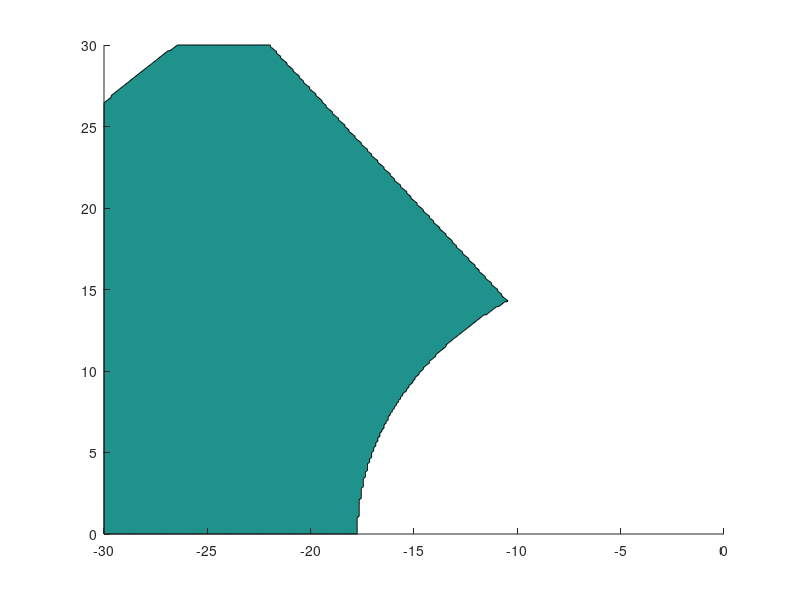

MATLAB code for this plot: (Note: this script raises an error after producing the figure.)
% ------------------------------------------------------
%    pole placement plot - designation (PD-controller)
% ------------------------------------------------------
close all; clear; clc;

Km = 13.55;  % [deg/(s^2*V)]
Pm = 14.06;  % [rad/s or 1/s]

% Design parameter --- PD-controller
Wc = 32;  % [rad/s] <================================ MODIFY
Zc = 0.7;  % [-] <================================ MODIFY

Kp = Wc^2 / Km ;       % unit: [rad/s]
Kd = (2*Zc*Wc - Pm) / Km ;  % unit: [-] dimensionless

% transfer function
s = tf('s');
Gm = Km / (s + Pm);    % input: omega_c [deg/s], output: omega [deg/s]
% Gc = Kp + Kd * s ;
Go_vel = Kp*Gm / (1 + Kd*Gm) * (1/s);
Go_vel = minreal(Go_vel);
Gcl = minreal(Go_vel / (1 + Go_vel));

% --------------------------------- pz map -----------------------------------------
[p_Gm, z_Gm] = pzmap(Gm);
[p_Gcl, z_Gcl] = pzmap(Gcl);
real_pGcl = real(p_Gcl(1)); imag_pGcl = imag(p_Gcl(1)); % bc of complex conjugated poles
real_pGm = real(p_Gm(1)); imag_pGm = imag(p_Gm(1)); % bc of complex conjugated poles

% spec: %OS < 10[%]
Z10 = 0.5912;
TR_spec = 0.1;   % rise time spec [s]
Wc_min = (1 - 0.4167*Z10 + 2.917*Z10^2) / TR_spec;  % = 17.73
wc_max = 40;

% 7. 원하는 Zc, Wc 입력 → pole 위치 표시
Zc_user = 0.7;   % ← 여기 수정
Wc_user = 32;    % ← 여기 수정

% 3. s-평면 격자 그리기를 위한 영역 설정
real_axis = -30:0.1:0;
imag_axis = 0:0.1:30;
[R, I] = meshgrid(real_axis, imag_axis);
S = R + 1i*I;

% 물리적 관계식 역산: omega_c = abs(s), zeta_c = -real(s)/abs(s)
Wc_grid = abs(S);
Zeta_grid = -real(S) ./ Wc_grid;
Zeta_grid(Wc_grid == 0) = 1; % 원점 예외 처리

% 4. 스펙 만족 영역 조건 생성 (Masking)
acceptable_region = (Zeta_grid >= Z10) & (Wc_grid >= Wc_min) & (Wc_grid <= wc_max);

% 5. 플롯 시작
figure('Color', [1 1 1]);
hold on;

% 스펙 만족 영역 색칠 (Acceptable Area)
contourf(R, I, double(acceptable_region), [0.5 0.5], 'FaceColor', [0.8 0.95 0.8], 'EdgeColor', 'none', 'HandleVisibility', 'off');
contourf(R, -I, double(acceptable_region), [0.5 0.5], 'FaceColor', [0.8 0.95 0.8], 'EdgeColor', 'none', 'HandleVisibility', 'off');

% 경계선 강조 플롯 (Boundary Lines)
theta_limit = acos(Z10);
r_lines = 0:0.5:40;
plot(-r_lines*cos(theta_limit),  r_lines*sin(theta_limit), 'r--', 'LineWidth', 1.5, 'DisplayName', '%OS boundary (Zc=0.6)');
plot(-r_lines*cos(theta_limit), -r_lines*sin(theta_limit), 'r--', 'LineWidth', 1.5, 'HandleVisibility', 'off');

% [수정] arc 각도 범위: LHP 내 zeta 경계선 → 음의 실축
th = linspace(pi - theta_limit, pi, 100);
plot(Wc_min*cos(th),  Wc_min*sin(th), 'b:',  'LineWidth', 1.5, 'DisplayName', 'Min \omega_c = 18[rad/s]');
plot(Wc_min*cos(th), -Wc_min*sin(th), 'b:',  'LineWidth', 1.5, 'HandleVisibility', 'off');
plot(wc_max*cos(th),  wc_max*sin(th), 'm-.', 'LineWidth', 1.5, 'DisplayName', 'Max \omega_c = 40[rad/s]');
plot(wc_max*cos(th), -wc_max*sin(th), 'm-.', 'LineWidth', 1.5, 'HandleVisibility', 'off');

% 6. 극점(Poles) 이동 플롯
% Wc_test = 15:1:25;
% Zc_test = 0.6;
% 
% for k = 1:length(Wc_test)
%     Kp = Wc_test(k)^2 / Km;
%     Kd = (2*Zc_test*Wc_test(k) - Pm) / Km;
%     poles = roots([1, (Pm + Km*Kd), Km*Kp]);
% 
%     % [수정] HandleVisibility는 문자열 'on'/'off' 사용
%     if k == 1
%         plot(real(poles), imag(poles), 'kx', 'MarkerSize', 8, 'LineWidth', 2, ...
%             'DisplayName', 'Closed-loop poles');
%     else
%         plot(real(poles), imag(poles), 'kx', 'MarkerSize', 8, 'LineWidth', 2, ...
%             'HandleVisibility', 'off');
%     end
% end

sigma_d = -Zc_user * Wc_user;
omega_d =  Wc_user * sqrt(1 - Zc_user^2);

% plot([sigma_d sigma_d], [omega_d -omega_d], 'b pentagram', ...
%     'MarkerSize', 6, 'LineWidth', 3, 'DisplayName', sprintf('Selected Zc=%.1f, Wc=%.0f', Zc_user, Wc_user));

% 그래프 포맷팅
grid on;
xline(0, 'k-', 'LineWidth', 1.5, 'HandleVisibility', 'off');
yline(0, 'k-', 'HandleVisibility', 'off');
xlabel('Real Axis (\sigma)', 'FontSize', 11);
ylabel('Imaginary Axis (j\omega_d)', 'FontSize', 11);
title('Designation Loop Pole Placement Specification Window', 'FontSize', 12);
axis([-30 5 -25 25]);
legend('Location', 'southeast');

% plot pz of Gm & Gcl
plot(real(p_Gm),  imag(p_Gm),  'kx', 'MarkerSize', 12, 'LineWidth', 2, ...
    'DisplayName', sprintf('Gm pole (\\sigma=%.2f)', real(p_Gm(1))));
plot(real(p_Gcl), imag(p_Gcl), 'bx', 'MarkerSize', 12, 'LineWidth', 2, ...
    'DisplayName', sprintf('Gcl poles (\\sigma=%.2f, \\omega_d=%.2f)', real(p_Gcl(1)), abs(imag(p_Gcl(1)))));
if ~isempty(z_Gcl)
    real_zGcl = real(z_Gcl(1)); imag_zGcl = imag(z_Gcl(1));
end
if ~isempty(z_Gm)
    real_zGm = real(z_Gm(1)); imag_zGm = imag(z_Gm(1));
end

hold off;
